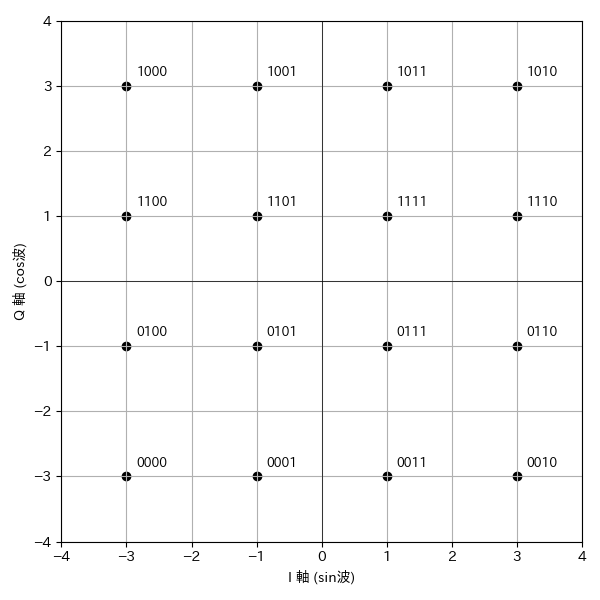

Write Python code to recreate this figure.
#!/usr/bin/env python
import numpy as np
import matplotlib.pyplot as plt
import japanize_matplotlib

# Gray符号（2ビット）を4レベルに対応（-3, -1, 1, 3 に割り当て）
gray_2bit = ['00', '01', '11', '10']  # 2ビットGray符号
amplitudes = [-3, -1, 1, 3]           # 振幅レベル（I, Qとも）

# グリッド点を生成
I = []
Q = []
labels = []

# Q軸は画像で上に行くほどビットが小さくなるので、逆順にする
for q in reversed(range(4)):
    for i in range(4):
        i_val = amplitudes[i]
        q_val = amplitudes[q]
        I.append(i_val)
        Q.append(q_val)
        label = gray_2bit[q] + gray_2bit[i]  # Qが上位ビット, Iが下位ビット
        labels.append(label)

# プロット
plt.figure(figsize=(6, 6))
plt.scatter(I, Q, color='black', edgecolors='black')
for i in range(len(I)):
    plt.text(I[i] + 0.15, Q[i] + 0.15, labels[i], fontsize=9)

plt.xlabel('I 軸 (sin波)')
plt.ylabel('Q 軸 (cos波)')
plt.grid(True)
plt.axhline(0, color='black', lw=0.5)
plt.axvline(0, color='black', lw=0.5)
plt.xlim(-4, 4)
plt.ylim(-4, 4)
plt.gca().set_aspect('equal')
plt.tight_layout()
plt.show()
